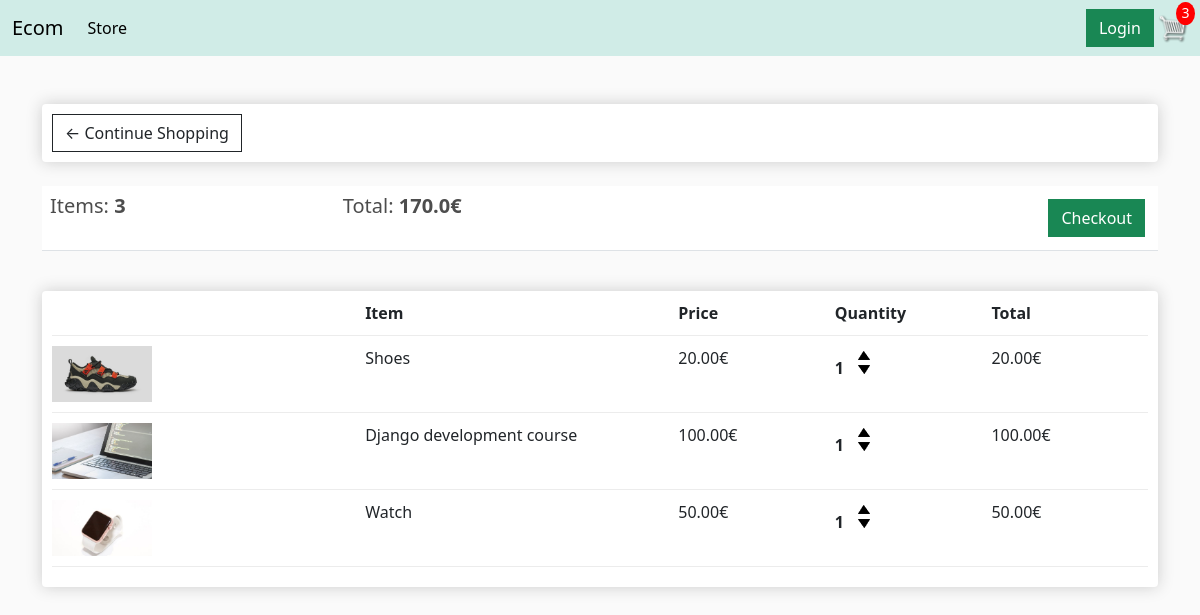
The app's page /cart/ (signed in) with its own data.
### store/models.py (models this page shows, shortened)
class Order(models.Model):
	customer = models.ForeignKey(Customer, on_delete=models.SET_NULL, null=True, blank=True)
	date_ordered = models.DateTimeField(auto_now_add=True)
	complete = models.BooleanField(default=False)
	transaction_id = models.CharField(max_length=100, null=True)
	@property
	def get_cart_total(self):
		orderitems = self.orderitem_set.all()
		total = sum([item.get_total for item in orderitems])
		return total
	@property
	def get_cart_items(self):
		orderitems = self.orderitem_set.all()
		total = sum([item.quantity for item in orderitems])
		return total

class OrderItem(models.Model):
	product = models.ForeignKey(Product, on_delete=models.SET_NULL, null=True)
	order = models.ForeignKey(Order, on_delete=models.SET_NULL, null=True)
	quantity = models.IntegerField(default=0, null=True, blank=True)
	date_added = models.DateTimeField(auto_now_add=True)
	@property
	def get_total(self):
		total = self.product.price * self.quantity
		return total

class Product(models.Model):
	name = models.CharField(max_length=200)
	price = models.FloatField()
	digital = models.BooleanField(default=False, null=True, blank=True)
	image = models.ImageField(null=True, blank=True)
	@property
	def imageURL(self):
		try:
			url = self.image.url
		except:
			url = ''
		return url

### store/views.py (the view)
# urls.py: path('cart/', views.cart, name='cart'),
def cart(request):
	data = cartData(request)
	cartItems = data['cartItems']
	order = data['order']
	items = data['items']
	context = {'items':items, 'order':order, 'cartItems': cartItems}
	return render(request, 'store/cart.html', context)

### store/utils.py (called while the page is built)
def cartData(request):
	if request.user.is_authenticated:
		customer = request.user.customer
		order, created = Order.objects.get_or_create(customer=customer, complete=False)
		items = order.orderitem_set.all()
		cartItems = order.get_cart_items
	else:
		cookieData = cookieCart(request)
		cartItems = cookieData['cartItems']
		order = cookieData['order']
		items = cookieData['items']
	return {'cartItems':cartItems ,'order':order, 'items':items}

### store/templates/store/cart.html
{% extends 'store/main.html' %}
{% load static %}
{% block content %}
<div class="row">
	<div class="col-lg-12">
		<div class="box-element">
			<a class="btn btn-outline-dark" href="{% url 'store' %}">&#x2190; Continue Shopping</a>
		</div>
		<br>
		<table class="table">
			<tr>
				<th><h5>Items: <strong>{{ order.get_cart_items }}</strong></h5></th>
				<th><h5>Total: <strong>{{ order.get_cart_total }}€</strong></h5></th>
				<th>
					<a style="float: right; margin: 5px;" class="btn btn-success" href="{% url 'checkout' %}">Checkout</a>
				</th>
			</tr>
		</table>
		<br>
		<div class="box-element">
			<div class="cart-row">
				<div style="flex:2"></div>
				<div style="flex:2"><strong>Item</strong></div>
				<div style="flex:1"><strong>Price</strong></div>
				<div style="flex:1"><strong>Quantity</strong></div>
				<div style="flex:1"><strong>Total</strong></div>
			</div>
			{% for item in items %}
			<div class="cart-row">
				<div style="flex:2"><img class="row-image" src="{{ item.product.imageURL }}"></div>
				<div style="flex:2"><p>{{ item.product.name }}</p></div>
				<div style="flex:1"><p>{{ item.product.price|floatformat:2}}€</p></div>
				<div style="flex:1">
					<p class="quantity">{{ item.quantity }}</p>
					<div class="quantity">
						<img data-product="{{item.product.id}}" data-action="add" class="chg-quantity update-cart" src="{% static 'images/arrowup.png' %}">
						<img data-product="{{item.product.id}}" data-action="remove" class="chg-quantity update-cart" src="{% static 'images/arrowdown.png' %}">
					</div>
				</div>
				<div style="flex:1"><p>{{ item.get_total|floatformat:2 }}€</p></div>
			</div>
			{% endfor %}
		</div>
	</div>
</div>
{% endblock content %}

### static/css/main.css (style rules this page uses)
body { background-color: hsl(0, 0%, 98%); padding-top: 70px; }
.box-element { box-shadow: hsl(0, 0%, 80%) 0 0 16px; background-color: #fff; border-radius: 4px; padding: 10px; }
.col-lg-4, .col-lg-6, .col-lg-8, .col-lg-12 { margin-top: 10px; }
.btn { border-radius: 0; }
h1,h2,h3,h4,h5,h6 { color: hsl(0, 0%, 30%); }
.cart-row { display: flex; align-items: flex-stretch; padding-bottom: 10px; margin-bottom: 10px; border-bottom: 1px solid #ececec; }
.quantity { display: inline-block; font-weight: 700; padding-right: 10px; }
.chg-quantity { width: 12px; cursor: pointer; display: block; margin-top: 5px; transition:.1s; }
.row-image { width: 100px; }

### records on screen
Order: get_cart_items "3", get_cart_total "170.0"
OrderItem: product.imageURL (picture), product.name "Shoes", product.price "20.00", quantity "1", get_total "20.00"
OrderItem: product.imageURL (picture), product.name "Django development course", product.price "100.00", quantity "1", get_total "100.00"
OrderItem: product.imageURL (picture), product.name "Watch", product.price "50.00", quantity "1", get_total "50.00"

### other values on screen
{{ cartItems }} "3"
